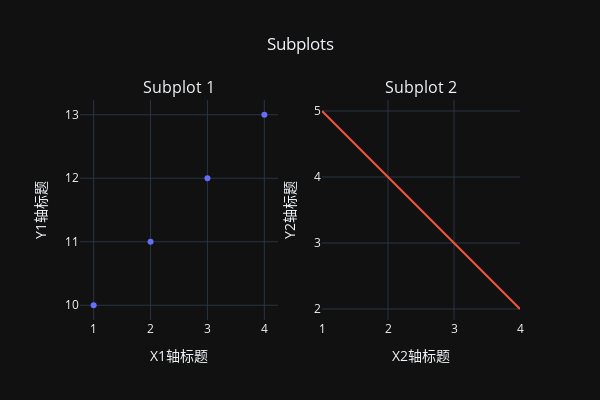

The notebook cell this image was saved under:
### Markdown cell above
### 设置轴标题

`xaxis_title` 和 `yaxis_title` 参数分别用于设置 X 轴和 Y 轴的标题；也可以使用 `.update_xaxes()` 和 `.update_yaxes()` 方法，传入 `title_text` 参数设置标题。

如果图形包含多个子图（subplots），可以使用 `update_layout` 方法来设置整体布局的属性，而使用 `.update_xaxes()` 和 `.update_yaxes()` 方法来设置每个子图的轴标题。

例：分别设置上面 `Figure` 的两个子图的横轴标题和纵轴标题。

### Code cell
# 设置子图1的轴标题
fig.update_xaxes(title_text='X1轴标题', row=1, col=1)
fig.update_yaxes(title_text='Y1轴标题', row=1, col=1)

# 设置子图2的轴标题
fig.update_xaxes(title_text='X2轴标题', row=1, col=2)
fig.update_yaxes(title_text='Y2轴标题', row=1, col=2)

# 显示图形
fig.show()

### Figure 1 — Plotly figure (JSON) as saved in the notebook; plotly's stock layout.template omitted (floating-point values rounded to 4 significant figures)
{"data": [{"mode": "markers", "type": "scatter", "x": [1, 2, 3, 4], "xaxis": "x", "y": [10, 11, 12, 13], "yaxis": "y"}, {"mode": "lines", "type": "scatter", "x": [1, 2, 3, 4], "xaxis": "x2", "y": [5, 4, 3, 2], "yaxis": "y2"}], "layout": {"annotations": [{"font": {"size": 16}, "showarrow": false, "text": "Subplot 1", "x": 0.225, "xanchor": "center", "xref": "paper", "y": 1, "yanchor": "bottom", "yref": "paper"}, {"font": {"size": 16}, "showarrow": false, "text": "Subplot 2", "x": 0.775, "xanchor": "center", "xref": "paper", "y": 1, "yanchor": "bottom", "yref": "paper"}], "height": 400, "showlegend": false, "title": {"text": "Subplots", "x": 0.5}, "width": 600, "xaxis": {"anchor": "y", "domain": [0, 0.45], "title": {"text": "X1轴标题"}}, "xaxis2": {"anchor": "y2", "domain": [0.55, 1], "title": {"text": "X2轴标题"}}, "yaxis": {"anchor": "x", "domain": [0, 1], "title": {"text": "Y1轴标题"}}, "yaxis2": {"anchor": "x2", "domain": [0, 1], "title": {"text": "Y2轴标题"}}}}
